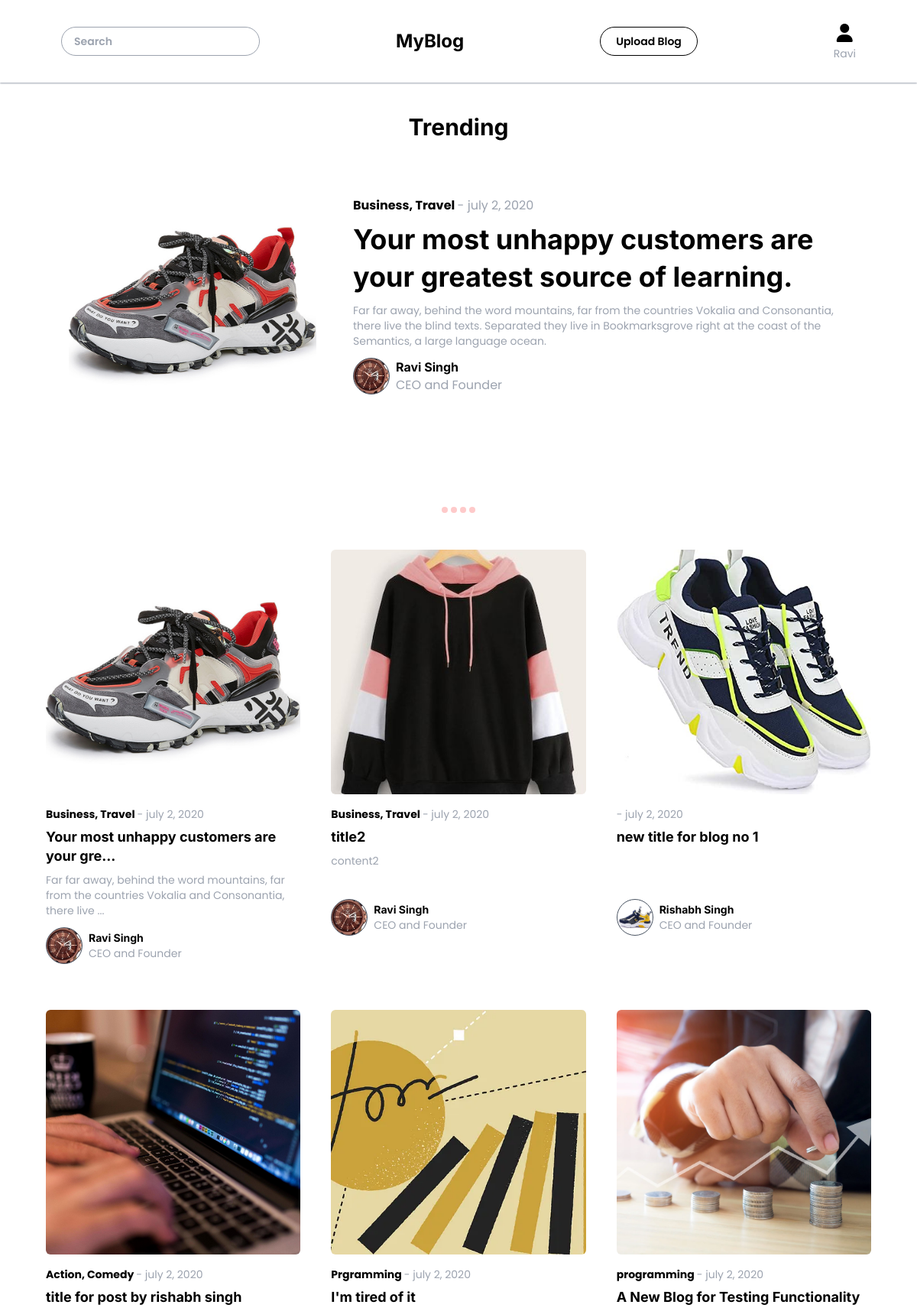
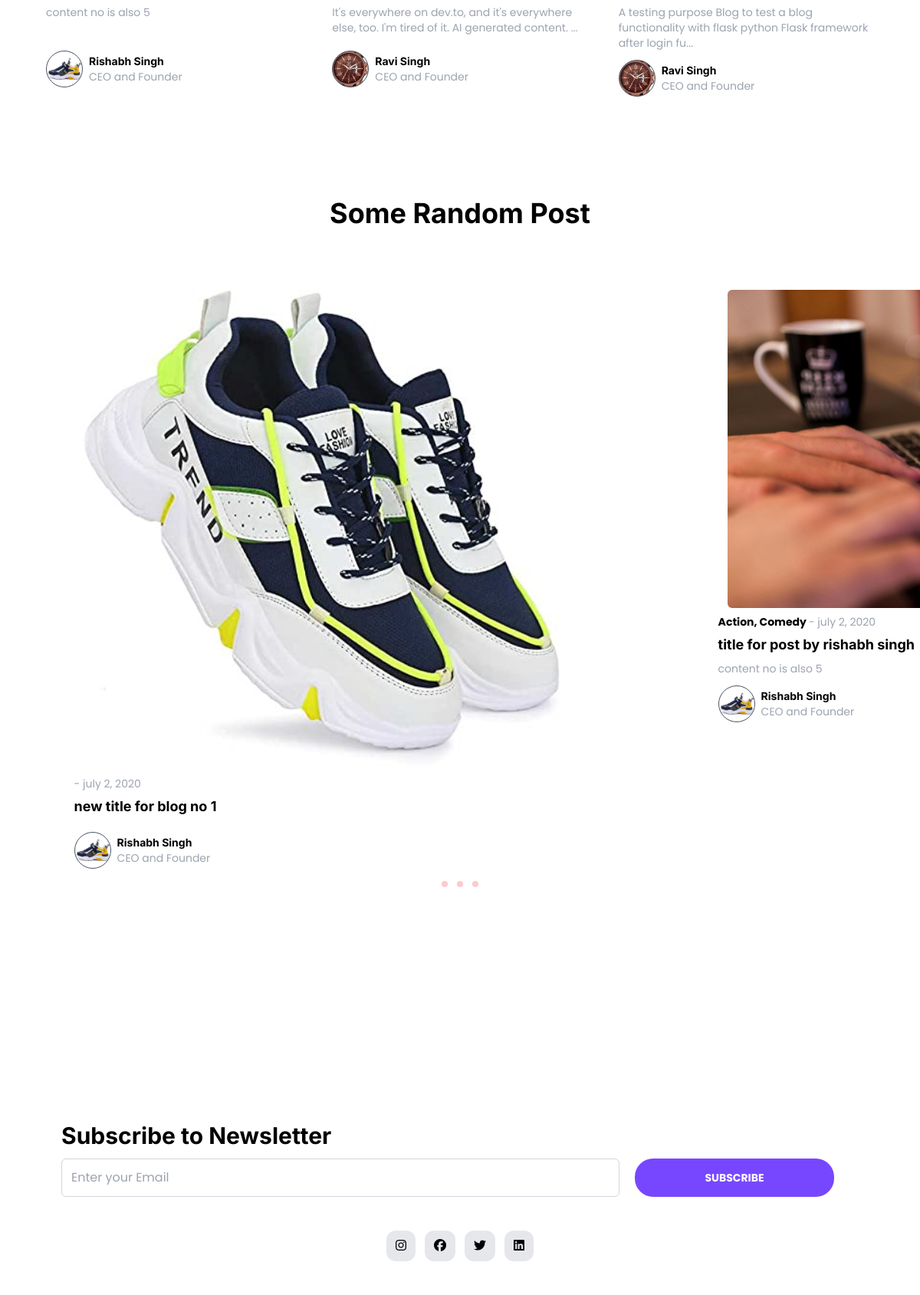
Screenshot of / (signed in, upper part) with the database file from the repository (2 pictures, top to bottom).
### flask_blog/model.py (models this page shows, shortened)
class User(db.Model, UserMixin):
    id = db.Column(db.Integer, primary_key=True)
    firstname = db.Column(db.String(50), nullable=False)
    lastname = db.Column(db.String(50), nullable=False)
    username = db.Column(db.String(50), unique=True, nullable=False)
    email = db.Column(db.String(120), unique=True, nullable=False)
    phone = db.Column(db.Integer(), unique=True, nullable=False)
    profile_pic = db.Column(db.String(120), nullable=False, default='default_profile.jpg')
    cover_pic = db.Column(db.String(120), nullable=False, default='default_cover.jpg')
    password = db.Column(db.String(60), nullable=False)
    date_created = db.Column(db.DateTime, nullable=False, default=datetime.utcnow)
    blogs = db.relationship("Blog", backref = "author", lazy= True)

class Blog(db.Model):
    blog_id = db.Column(db.Integer, primary_key= True)
    blog_title = db.Column(db.String(200), nullable= False )
    blog_content = db.Column(db.String(2000), nullable= False )
    blog_img = db.Column(db.String(200), nullable= False )
    blog_highlights = db.Column(db.String(500), nullable= True )
    blog_category = db.Column(db.String(50), nullable= True )
    blog_user = db.Column(db.Integer, db.ForeignKey("user.id"), nullable= False)

### flask_blog/routes.py (the view)
@app.route("/")
def home():
    blog = Blog.query.all()[0:4]
    Allblog = Blog.query.all()
    randomBlog = Blog.query.order_by(func.random()).limit(3).all()
    l = [1, 2 , 3,4,5]
    return render_template("index.html", number = l, blog= blog, allBlog = Allblog, random = randomBlog)

### flask_blog/__init__.py (called while the page is built)
def create_app():
    from flask_blog import routes, model
    @app.before_request
    def make_session_permanent():
        session.permanent = True
    with app.app_context():
        db.create_all()
    return app

### flask_blog/model.py (called while the page is built)
@login_manager.user_loader
def load_user(user_id):
    return User.query.get(int(user_id))

### flask_blog/templates/index.html (shortened to what this page needs)
{% extends "base.html" %}
{% block body %}
<main class="w-[90vw] mx-auto  overflow-hidden">
    <h1 class="text-3xl font-bold font-header text-center py-10">Trending</h1>
    <div class="w-[270vw] flex transition-transform duration-300 ease-linear" id="slider">
        {% for blg in blog %}
        <a href="/blog/{{blg.blog_id}}">
            <div class=" w-[90vw] flex justify-center items-center gap-12 ">
                <img src="../static/media/{{blg.blog_img}}" alt="" class="rounded-md w-[30%] h-[90%]">
                <div id="detail" class="w-[60%] h-[70vh] flex flex-col  justify-center">
                    <p class="font-bold text-black">{{blg.blog_category}} <span class="text-gray-400 font-normal"> -
                            july 2,
                            2020</span></p>
                    <h2 class="text-4xl leading-snug font-header my-2 font-bold">{{blg.blog_title}}</h2>
                    <p class="text-gray-400 text-sm mb-3">Far far away, behind the word mountains, far from the
                        countries Vokalia and Consonantia, there live the blind texts. Separated they live in
                        Bookmarksgrove right at the coast of the Semantics, a large language ocean.</p>
                    <h3 class="flex gap-2 items-center">
                        <div class="w-12 h-12 rounded-full bg-cover bg-center bg-no-repeat border border-gray-600"
                            style="background-image: url('../static/media/{{blg.author.profile_pic}}');"></div>
                        <div class="">
                            <p class="font-bold font-header">{{blg.author.firstname}} {{blg.author.lastname}}</p>
                            <p class="text-gray-400">CEO and Founder</p>
                        </div>
                    </h3>
                </div>
            </div>
        </a>
        {% endfor %}
    </div>
    <div id="circle" class="flex justify-center gap-1 py-2">
        {% for blg in blog %}
        <span class="circle w-2 h-2 rounded-full bg-red-200"></span>
        {% endfor %}
    </div>
</main>
<section id="show-blog" class="w-[90%] mx-auto grid grid-cols-3 gap-10 gap-y-12 py-10">
    {% for blg in allBlog %}
    <a href="/blog/{{blg.blog_id}}">
        <div class="card">
            <div class="imgContain w-full h-80 bg-slate-500 bg-center bg-cover bg-no-repeat rounded-md mb-4"
                style="background-image: url('../static/media/{{blg.blog_img}}');"></div>
            <p class="font-bold text-black text-sm">{{blg.blog_category}} <span class="text-gray-400 font-normal"> -
                    july 2,
                    2020</span></p>
            <h2 class="text-lg leading-snug font-header my-2 font-bold">{{blg.blog_title[:40]}}{% if
                blg.blog_title|length > 40 %}...{% endif %}</h2>
            <p class="min-h-12 text-gray-400 text-sm mb-3">{{blg.blog_content[:100]}}{% if blg.blog_content|length > 100
                %}...{% endif %}</p>
            <h3 class="flex gap-2 items-center my-3">
                <div class="w-12 h-12 rounded-full bg-cover bg-center bg-no-repeat border border-gray-600"
                    style="background-image: url('../static/media/{{blg.author.profile_pic}}');"></div>
                <div class="">
                    <p class="font-bold font-header text-sm">{{blg.author.firstname}} {{blg.author.lastname}}</p>
                    <p class="text-gray-400 text-sm">CEO and Founder</p>
                </div>
            </h3>
        </div>
    </a>
    {% endfor %}
</section>
<section class="popular w-full overflow-x-hidden">
    <h2 class="text-center text-4xl py-20 font-bold font-header">Some Random Post</h2>
    <div class="w-[220vw] flex transition-transform duration-300 ease-linear" id="slider2">
        <div id="slider3" class="w-[210vw] flex mx-auto">
            {% for blg in random %}
            <a href="/blog/{{blg.blog_id}}">
                <div class=" w-[70vw] flex flex-col items-center gap-2">
                    <img src="../static/media/{{blg.blog_img}}" alt="" class="w-[74%] h-[75vh] rounded-md">
                    <div id="detail" class="w-[77%] flex flex-col items-start justify-center">
                        <p class="font-bold text-black text-sm">{{blg.blog_category}} <span
                                class="text-gray-400 font-normal"> - july 2, 2020</span></p>
                        <h2 class="text-lg leading-snug font-header my-2 font-bold">{{blg.blog_title[:40]}}</h2>
                        <p class="text-gray-400 text-sm mb-3">{{blg.blog_content[:100]}}</p>
                        <h3 class="flex gap-2 items-center">
                            <div class="w-12 h-12 rounded-full bg-cover bg-center bg-no-repeat border border-gray-600"
                                style="background-image: url('../static/media/{{blg.author.profile_pic}}');"></div>
                            <div class="">
                                <p class="font-bold font-header text-sm">{{blg.author.firstname}}
                                    {{blg.author.lastname}}</p>
                                <p class="text-gray-400 text-sm">CEO and Founder</p>
                            </div>
                        </h3>
                    </div>
                </div>
            </a>
            {% endfor %}
        </div>
    </div>
    <div id="circle2" class="flex justify-center gap-3 py-4">
        {% for blg in random %}
        <span class="circles w-2 h-2 rounded-full bg-red-200"></span>
        {% endfor %}
    </div>
</section>
{% endblock %}

### flask_blog/templates/base.html (shortened to what this page needs)
<!DOCTYPE html>
<html lang="en">
<head>
    <link rel="stylesheet" href="{{ url_for('static', filename ='output.css') }}">
    <link rel="stylesheet" href="https://cdnjs.cloudflare.com/ajax/libs/font-awesome/6.5.2/css/all.min.css"
 />
</head>
<body class="font-textFont">
    <nav class="flex bg-white justify-between px-20 py-7 shadow-sm shadow-gray-400 items-center">
        <form action="/search" class="w-[25%]" method="get">
        <input type="text" placeholder="Search" class="rounded-3xl text-sm w-full  font-semibold border border-gray-400 text-gray-500 px-4 py-2" name="search">
        </form>
        <h1 class="text-2xl text-center font-header font-bold">MyBlog</h1>
        <a href="/upload"><button class="bg-transparent border border-black rounded-3xl px-5 py-2 font-semibold text-sm">Upload Blog</button></a>
        <div class="flex flex-col justify-center items-center gap-0">
            {% if current_user.is_authenticated %}
            <a href="/profile/{{current_user.id}}"><h2 class="text-2xl hover:text-[#7747ff]" ><i class="fa-solid fa-user"></i></h2></a>
            <p class="text-sm text-gray-400 ">{{current_user.firstname}}</p>
            {% else %}
            <a href="/login"><h2 class="text-2xl hover:text-[#7747ff]" ><i class="fa-solid fa-user"></i></h2></a>
            <p class="text-sm text-gray-400 ">login</p>
            {% endif %}
        </div>
    </nav>
{% block body %}
{% endblock body %}
    <footer class="h-screen w-full">
        <div class="newsletter h-1/2 flex flex-col px-20 justify-end">
            <h2 class="font-bold text-3xl font-header">Subscribe to Newsletter</h2>
            <div class="email flex gap-5 py-3">
                <input type="text" class="w-[70%] border border-gray-300 p-3 rounded-md" placeholder="Enter your Email">
                <button
                    class="w-[25%] bg-[#7747ff] text-sm text-center text-white font-bold rounded-3xl">SUBSCRIBE</button>
            </div>
        </div>
        <div class="copyright h-1/2">
            <div class="social-media flex justify-center gap-3 py-8">
                <p class="p-2 px-3 bg-gray-200 rounded-xl hover:bg-[#7747ff] hover:text-white"><i
                        class="fa-brands fa-instagram"></i></p>
                <p class="p-2 px-3 bg-gray-200 rounded-xl hover:bg-[#7747ff] hover:text-white"><i
                        class="fa-brands fa-facebook"></i></p>
                <p class="p-2 px-3 bg-gray-200 rounded-xl hover:bg-[#7747ff] hover:text-white"><i
                        class="fa-brands fa-twitter"></i></p>
                <p class="p-2 px-3 bg-gray-200 rounded-xl hover:bg-[#7747ff] hover:text-white"><i
                        class="fa-brands fa-linkedin"></i></p>
            </div>
            <div class="copyrightText py-14 flex flex-col items-center gap-8">
            </div>
        </div>
    </footer>
</body>
</html>

### rows the page displays
User: firstname "Ravi"
Blog: blog_img (picture), blog_category "Business, Travel", blog_title "Your most unhappy customers are your greatest source of learning.", author.profile_pic (picture), author.firstname "Ravi", author.lastname "Singh", blog_title "Your most unhappy customers are your gre", blog_content "Far far away, behind the word mountains, far from the countries Vokalia and Consonantia, there live"
Blog: blog_img (picture), blog_category "Business, Travel", blog_title "title2", blog_content "content2", author.profile_pic (picture), author.firstname "Ravi", author.lastname "Singh"
Blog: blog_img (picture), blog_title "new title for blog no 1", author.profile_pic (picture), author.firstname "Rishabh", author.lastname "Singh"
Blog: blog_img (picture), blog_category "Action, Comedy", blog_title "title for post by rishabh singh", blog_content "content no is also 5", author.profile_pic (picture), author.firstname "Rishabh", author.lastname "Singh"
Blog: blog_img (picture), blog_category "Prgramming", blog_title "I'm tired of it", blog_content "It's everywhere on dev.to, and it's everywhere else, too. I'm tired of it. AI generated content.", author.profile_pic (picture), author.firstname "Ravi", author.lastname "Singh"
Blog: blog_img (picture), blog_category "programming", blog_title "A New Blog for Testing Functionality", blog_content "A testing purpose Blog to test a blog functionality with flask python Flask framework after login fu", author.profile_pic (picture), author.firstname "Ravi", author.lastname "Singh"
